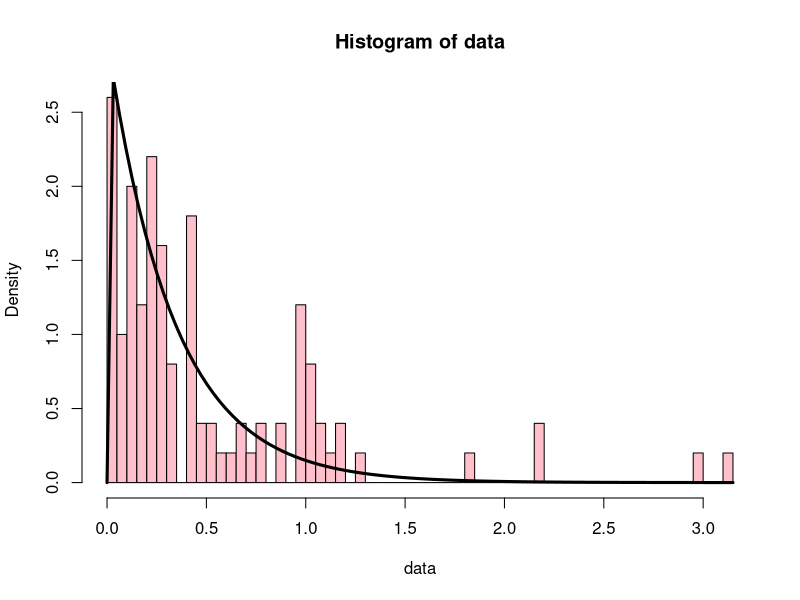
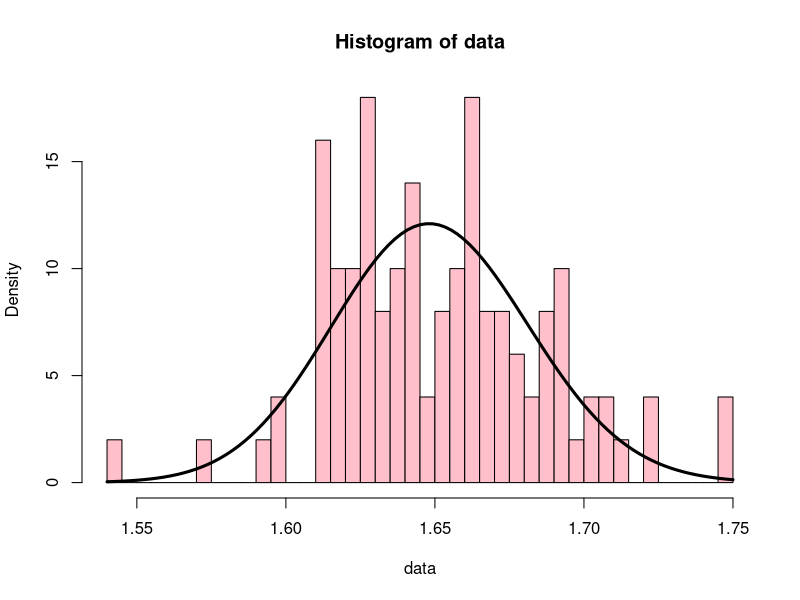
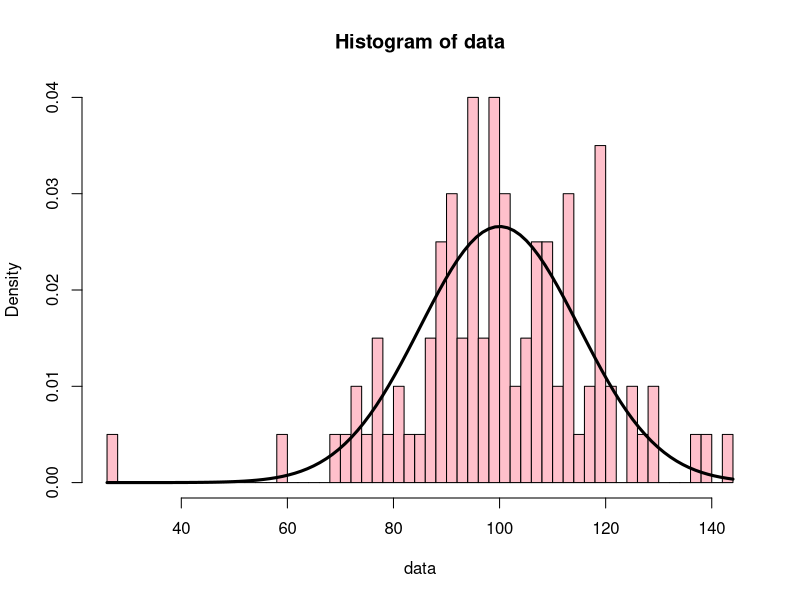
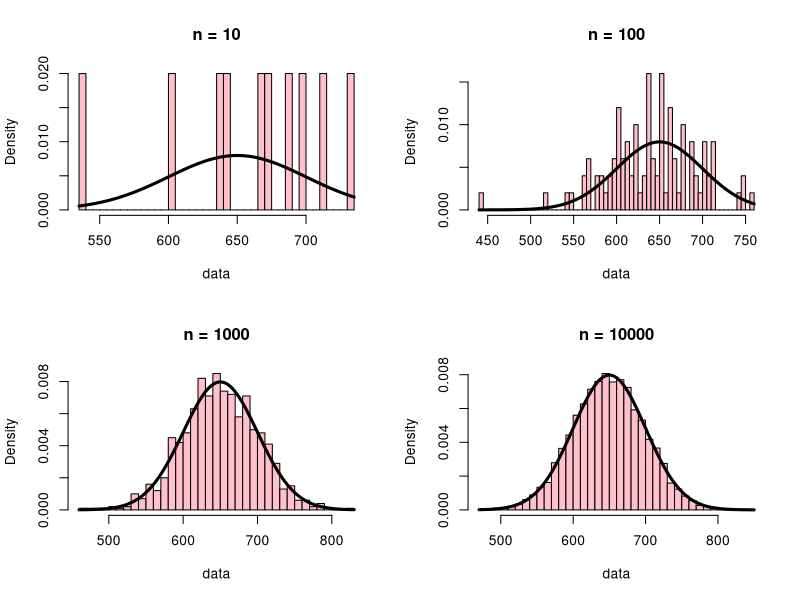

Write R code to recreate these figures, in order.
# Ejercicios lab 4
# 1)
data = rexp(100, rate=2)
hist(data, freq=F, breaks=50, col="pink")
curve(dexp(x, rate=3), add=T, lwd=3)

# 2)
data = rlnorm(100, meanlog=0.5, sdlog=0.02)
hist(data, freq=F, breaks=50, col="pink")
curve(dlnorm(x, meanlog=0.5, sdlog=0.02), add=T, lwd=3)

# 3)
data = rnorm(100, mean=100, sd=15)
hist(data, freq=F, breaks=50, col="pink")
curve(dnorm(x, mean=100, sd=15), add=T, lwd=3)

# 4)
par(mfrow=c(2,2))
# n = 10
data = rnorm(10, mean=650, sd=50)
hist(data, freq=F, breaks=50, col="pink", main="n = 10")
curve(dnorm(x, mean=650, sd=50), add=T, lwd=3)
# n = 100
data = rnorm(100, mean=650, sd=50)
hist(data, freq=F, breaks=50, col="pink", main="n = 100")
curve(dnorm(x, mean=650, sd=50), add=T, lwd=3)
# n = 1000
data = rnorm(1000, mean=650, sd=50)
hist(data, freq=F, breaks=50, col="pink", main="n = 1000")
curve(dnorm(x, mean=650, sd=50), add=T, lwd=3)
# n = 10000
data = rnorm(10000, mean=650, sd=50)
hist(data, freq=F, breaks=50, col="pink", main="n = 10000")
curve(dnorm(x, mean=650, sd=50), add=T, lwd=3)
